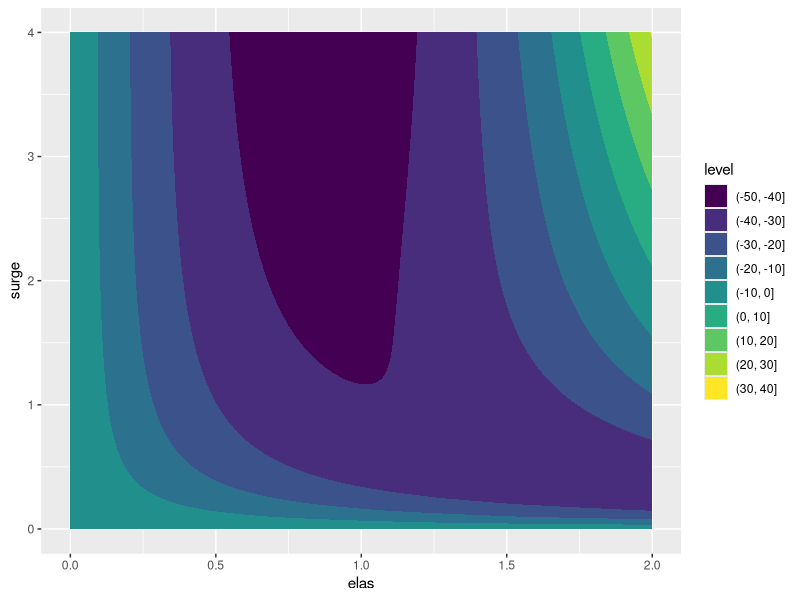

Reproduce this figure in R.

library(data.table)
library(ggplot2)
library(scales)
# library(extrafont)

#### Functions ####

#Pricing function
fun.price <- function(k, pmin, pmax, a, b)  pmin + (pmax-pmin)/(1 + exp(a-b*k))

#Elasticity function
fun.elasticdemand <- function(k,p1,p2,E) k + k*(exp(-E*(p2-p1)/(p2+p1))-1)
#fun.elasticdemand <- function(k,p1,p2,E) k*((p2-p1)/p1)^-E

#Demand distribution (Manually constructed for this example)
fun.demanddist <- function(scale, t,sd) scale*(dnorm(t,mean=8,sd) + dnorm(t,mean=17,sd) + dnorm(t,mean=12,sd=4) + dnorm(t,mean=14,sd=4))


#Flow-density function, linear-parabolic
fun.flowdensity_linpara <- function(k) {
  k0 = -(k_j^2 - 2*k_j*k_c - sqrt(k_j*(-2*k_c^3 + 5*k_j*k_c^2 - 4*k_c*k_j^2 + k_j^3))) / k_c
  
  sapply(k, function(k)
    if(k <= k0) 
      v_f*k
    else
      (k_c*v_f/2)*(1 - ((k - k_c)^2)/((k_j - k_c)^2))
  )
}

#Flow-density function, double parabolic
fun.flowdensity <- function(k) {
  sapply(k, function(k)
    if(k <= k_c) 
      k*v_f*(1 - (k/(2*k_c)))
    else
      (k_c*v_f/2)*(1 - ((k - k_c)^2)/((k_j - k_c)^2))
  )
}

#Flow-density function, linear by daganzo
fun.flowdensity_dag <- function(k) {
  sapply(k, function(k)
    if(k <= k_c/2)
      v_f*k
    else
      (v_f*k_c/2)*(1 + ( (k_c - 2*k)/(2*k_j - k_c) ) )
  )
}

#Flow-density function, linear by greenshields
fun.flowdensity_green <- function(k) {
  sapply(k, function(k)
    k*v_f*(1 - (k/(2*k_c))) 
  )
}

#### Parameters ####
L = 7
v_f = 100 #Free flow speed
k_j = 120 #Jam density
k_c = 30 #Critical density
E = 0.3
trips = 100000
inc = 5/60
t = seq(0,24,by=inc)
a = 7
b = 0.3
pfix = 8
pmin = 0*pfix/2
pmax = pfix*4
nlanes = 6 #lanes

#### Run with varying pmax and elasticity ####
#Set up combination matrix
datvar = as.data.table(expand.grid(tval = t,
                                   elas = seq(0,2, by=0.025),
                                   surge = seq(0, 4, by = 0.05)))
#Assign fixed price & scaled price
datvar[ , price1 := pfix]
datvar[ , pmax := pfix*surge]
#Calculate demand dist for each combo
datvar[ , k1 := fun.demanddist(85, tval, 1.5), by = .(elas,surge)]
#Calculate flow and number of trips for fixed price
datvar[ , mu1 := trips*k1/sum(k1)/inc/nlanes, by = .(elas,surge)]
datvar[ , q1 := fun.flowdensity(k1), by = .(elas,surge)]
datvar[ , n1 := trips*k1/sum(k1), by = .(elas,surge)]
datvar[ , v1 := q1/k1, by = .(elas,surge)]
#Calculate new price the previous demand
datvar[ , price2 := fun.price(k1, pmin, pmax, a, b)]
#Calculate new density, flow, and number of trips from price
datvar[ , k2 := fun.elasticdemand(k1,price1,price2,elas), by = .(elas,surge)]
datvar[ , k2 := sum(k1)*k2/sum(k2), by = .(elas,surge)]
datvar[ , mu2 := trips*k2/sum(k2)/inc/nlanes, by = .(elas,surge)]
datvar[ , q2 := fun.flowdensity(k2), by = .(elas,surge)]
datvar[ , n2 := trips*k2/sum(k2), by = .(elas,surge)]
datvar[ , v2 := q2/k2, by = .(elas,surge)]

#Delay
datvar[ , d1 := n1*L*((1/v1) - (1/v_f)), by = .(elas,surge)]
datvar[ , d2 := n2*L*((1/v2) - (1/v_f)), by = .(elas,surge)]
datvar[ , delaydiff := (n2*v1*(v_f - v2))/(n1*v2*(v_f - v1)) - 1, by = .(elas,surge)]

#Revenue
datvar[ , rev1 := n1*price1]
datvar[ , rev2 := n2*price2]
#Cumulative sum
datvar[ , sumrev1 := cumsum(rev1)]
datvar[ , sumrev2 := cumsum(rev2)]

#Time
datvar[ , time := as.POSIXct('2000-01-01 00:00:00 EST', tz='EST') + (3600*tval)]

#Check sum, make sure the same number of total trips happen
datvar[ , lapply(.SD, sum),.SDcols = c("k1","k2"), by = .(elas,surge)][, all.equal(k1,k2)]
datvar[ , lapply(.SD, sum),.SDcols = c("mu1","mu2"), by = .(elas,surge)][, all.equal(mu1,mu2)]
datvar[ , lapply(.SD, sum),.SDcols = c("n1","n2"), by = .(elas,surge)][, all.equal(n1,n2)]
datvar[ , lapply(.SD, sum),.SDcols = c("q1","q2"), by = .(elas,surge)][, all.equal(q1,q2)]

#Export the percent difference between aggregate total revenue and travel time
varmat <- datvar[ , list("revdiff" = (sum(rev2) - sum(rev1))/sum(rev1),
                         "delaydiff" = (sum(d2*n2) - sum(d1*n1))/sum(d1*n1) ), by = .(elas,surge)]


#Minimum pmax for revenue neutrality
pmax_rev <- varmat[round(elas,4) == E & revdiff >= 0, ][which.min(revdiff), surge]

#Use this Pmax?
pmax = pmax_rev


#### Run for the constant parameters ####
dat = data.table(t=t, k1 = fun.demanddist(85,t,1.5), price1 = pfix)
dat[ , mu1 := trips*k1/sum(k1)/inc/nlanes ]
dat[ , q1 := fun.flowdensity(k1) ]
dat[ , n1 := trips*k1/sum(k1) ]
dat[ , v1 := q1/k1]
dat[ , price2 := fun.price(k1, pmin, pmax, a, b)]

dat[ , k2 := fun.elasticdemand(k1,price1,price2,E)]
dat[ , k2 := sum(k1)*k2/sum(k2)]
dat[ , mu2 := trips*k2/sum(k2)/inc/nlanes ]
dat[ , q2 := fun.flowdensity(k2) ]
dat[ , n2 := trips*k2/sum(k2) ]
dat[ , v2 := q2/k2]

#Delay
dat[ , d1 := n1*L*((1/v1) - (1/v_f))]
dat[ , d2 := n2*L*((1/v2) - (1/v_f))]
dat[ , delaydiff := (n2*v1*(v_f - v2))/(n1*v2*(v_f - v1)) - 1 ]

#Check to make sure they're the same
# all.equal(dat[ , (d2 - d1)/d1 ],
#           dat[ , (n2*v1*(v_f - v2))/(n1*v2*(v_f - v1)) - 1 ])


#Revenue
dat[ , rev1 := n1*price1]
dat[ , rev2 := n2*price2]
#Revenue per hour
dat[ , rev1hr := rev1/inc]
dat[ , rev2hr := rev2/inc]
#Cumulative sum
dat[ , sumrev1 := cumsum(n1*price1)]
dat[ , sumrev2 := cumsum(n2*price2)]

#Time
dat[ , time := as.POSIXct('2000-01-01 00:00:00 EST', tz='EST') + (3600*t)]

#Check sum, make sure the same number of total trips happen
dat[ , lapply(.SD, sum),.SDcols = c("k1","k2")]
dat[ , lapply(.SD, sum),.SDcols = c("n1","n2")]
dat[ , lapply(.SD, sum),.SDcols = c("mu1","mu2")]
dat[ , lapply(.SD, sum),.SDcols = c("q1","q2")]

#Percent change in delay
deltadelay <- dat[ , (sum(d2*n2) - sum(d1*n1))/sum(d1*n1)]
#Percent change in revenue
deltarevenue <- dat[ , (sum(rev2) - sum(rev1))/sum(rev1)]

#### Plotting

#### Plots: Function Plots ####

#### Kernal Density 
#rand = data.table(rand = c(rlnorm(50, sd=0.5), rnorm(50, mean=3, sd=0.5)))
#rand = data.table(rand = rlnorm(5))
rand = data.table(rand = c(-2.1,-1.3,-0.4,1.9,5.1,6.2))
dens = density(rand$rand, kernel = 'gaussian', bw=sqrt(2.25))

plot.kernel <- ggplot(rand, aes(rand)) +
  geom_rug() +
  geom_histogram(aes(y=4*..density..), binwidth=dens$bw, alpha=0.2) +
  geom_density(aes(y=..count..), bw=dens$bw) +
  scale_y_continuous("Density", limits = c(0, 1)) +
  scale_x_continuous("Random value", limits = c(-7.5,12)) +
  theme_classic() 
#theme(text=element_text(family="Times New Roman"))
for(x in rand$rand) plot.kernel <- plot.kernel + stat_function(fun = dnorm, args = list(mean = x, sd = dens$bw), linetype=2)
# plot.kernel


#### Elasticity Plot
elabs <- c(bquote(epsilon ==~.(E/2)), bquote(epsilon ==~.(E)), bquote(epsilon ==~.(2*E)))

plot.elasticity <- ggplot(data.frame(x = c(0, 1)), aes(x)) + 
  stat_function(fun = function(x) exp(-0.5*E*x)-1, aes(linetype = "E/2", color = "E/2"), alpha = 0.5) +
  stat_function(fun = function(x) exp(-E*x)-1, aes(linetype = "E", color = "E")) +
  stat_function(fun = function(x) exp(-2.0*E*x)-1, aes(linetype = "2E", color = "2E"), alpha = 0.5) +
  geom_vline(xintercept = 0, linetype="dotted") +
  geom_hline(yintercept = 0, linetype="dotted") +
  #annotate("text", x=-0.4, y=-.25, label = paste("Constant elasticity =",E)) + #, family = "Times New Roman") +
  scale_x_continuous(expression(Delta~"Price"), labels = scales::percent, limits = c(-1,1)) +
  scale_y_continuous(expression(Delta~"Demand"), labels = scales::percent, limits = c(-0.5,0.5)) +
  scale_color_brewer("Elasticity", palette = "Set1", limits = c("E/2","E","2E"), labels = elabs) +
  scale_linetype_manual("Elasticity", values = c(2,1,5), limits = c("E/2","E","2E"), labels = elabs) +
  theme_classic()
# theme(text=element_text(family="Times New Roman"))
# plot.elasticity

#### Pricing function
plabs <- c(bquote(P[max] ==~"$"*.(pmax/2)), bquote(P[max] ==~"$"*.(pmax)), bquote(P[max] ==~"$"*.(2*pmax)))

plot.price <- ggplot(data.frame(x = c(0, 40)), aes(x)) + 
  stat_function(fun = fun.price, args = list(pmin, 0.5*pmax, a, b), aes(linetype = "pmax/2", color = "pmax/2"), alpha = 0.5) +
  stat_function(fun = fun.price, args = list(pmin, pmax, a, b), aes(linetype = "pmax", color = "pmax")) +
  stat_function(fun = fun.price, args = list(pmin, 2*pmax, a, b), aes(linetype = "2pmax", color = "2pmax"), alpha = 0.5) +
  scale_y_continuous("Price ($/veh)", labels = scales::dollar, limits = c(0,2*pmax)) +
  scale_x_continuous("Traffic density (veh/km/lane)") +
  scale_color_brewer(expression("Upper price limit,"~P[max]), palette = "Set1", limits = c("pmax/2","pmax","2pmax"), labels = plabs) +
  scale_linetype_manual(expression("Upper price limit,"~P[max]), values = c(2,1,5), limits = c("pmax/2","pmax","2pmax"), labels = plabs) +
  theme_classic()
# theme(text=element_text(family="Times New Roman"))
# plot.price


#### Flow-density function
flabs = c("Bi-parabolic","Bi-linear (Daganzo)","Parabolic (Greenshields)")

plot.flowdensity <- ggplot(data.frame(k = c(0, 40)), aes(k)) + 
  stat_function(fun = fun.flowdensity, aes(linetype = "para", color = "para")) +
  stat_function(fun = fun.flowdensity_dag, aes(linetype = "dag", color = "dag"), alpha = 0.5) +
  stat_function(fun = fun.flowdensity_green, aes(linetype = "green", color = "green"), alpha = 0.5) +
  scale_y_continuous("Traffic flow (veh/hr/lane)", labels = scales::comma, breaks = seq(0, 1500, by = 250), expand = c(0,0)) +
  scale_x_continuous("Traffic density (veh/km/lane)", limits = c(0, 150), breaks = seq(0, 150, by = 25), expand = c(0,0)) +
  scale_color_brewer("Traffic Flow Model", palette = "Set1", limits = c("para","dag","green"), labels = flabs) +
  scale_linetype_manual("Traffic Flow Model", values = c(1,2,5), limits = c("para","dag","green"), labels = flabs) +
  coord_cartesian(xlim = c(0,155), ylim = c(0,1550)) +
  theme_classic() +
  theme(legend.position = "none", 
        legend.background = element_blank())
  #text=element_text(family="Times New Roman"))
# plot.flowdensity


#### Speed-density function
plot.speeddensity <- ggplot(data.frame(k = c(0, 40)), aes(k)) + 
  stat_function(fun = function(k) fun.flowdensity(k)/k, aes(linetype = "para", color = "para")) +
  stat_function(fun = function(k) fun.flowdensity_dag(k)/k, aes(linetype = "dag", color = "dag"), alpha = 0.5) +
  stat_function(fun = function(k) fun.flowdensity_green(k)/k, aes(linetype = "green", color = "green"), alpha = 0.5) +
  scale_y_continuous("Traffic speed (km/hr)", labels = scales::comma, breaks = seq(0, 100, by = 25), expand = c(0,0)) +
  scale_x_continuous("Traffic density (veh/km/lane)", limits = c(0, 150), breaks = seq(0, 150, by = 25), expand = c(0,0)) +
  scale_color_brewer("Traffic Flow Model", palette = "Set1", limits = c("para","dag","green"), labels = flabs) +
  scale_linetype_manual("Traffic Flow Model", values = c(1,2,5), limits = c("para","dag","green"), labels = flabs) +
  coord_cartesian(xlim = c(0,155), ylim = c(0,120)) +
  theme_classic() +
  theme(legend.position = c(0.75,0.5), 
        legend.background = element_blank())
#text=element_text(family="Times New Roman"))
# plot.flowdensity


#### Discretized time Density Distributions
captime = data.table(t = seq(0, 24, by = 0.5),
                     time = as.POSIXct('2000-01-01 00:00:00 EST', tz='EST') + (3600*seq(0, 24, by = 0.5)),
                     k = fun.demanddist(55, seq(0, 24, by = 0.5), 1),
                     cap = 30)
captime[ , diff := cap - k ]
#captime[diff < 0, diff := abs(diff) + cap]
captime[diff < 0, diff := 0]
captime <- melt(captime, id.vars = c("t","time","cap"))
captime[ , variable := factor(variable, levels = c("diff","k"))]

plot.captime <- ggplot(captime) + 
  #geom_col(aes(x=time,y=k), color = alpha("white",0)) +
  #geom_col(aes(x=time,y=cap, color = "Density of pre-purchased time slots"), width = 0, fill = alpha("white",0)) +
  geom_col(aes(x=time, y = value, fill = variable), color = "gray90", width = 1800, position = "stack") +
  scale_fill_manual(NULL, values = c(alpha("white",0),"gray30"), labels = c("Remaining capacity","Pre-pay demand density")) +
  geom_hline(yintercept = captime$cap[1], linetype = "dashed") +
  annotate("text", x = as.POSIXct('2000-01-01 06:00:00 EST', tz='EST'), y = 30, label = "Target Capacity", vjust = -0.5) +
  scale_y_continuous("Trip density", expand = c(0,0), limits = c(0,40)) +
  scale_x_datetime("Time of day", labels = date_format("%l%p", tz='EST'), date_breaks = "3 hour", expand = c(0,0),
                   limits = c(as.POSIXct('2000-01-01 00:00:00 EST', tz='EST'),as.POSIXct('2000-01-01 24:00:00 EST', tz='EST'))) +
  theme_classic() +
  theme(legend.position = "bottom", 
        legend.background = element_blank())
#text=element_text(family="Times New Roman"))
# plot.captime


#### Demand Distribution
plot.demanddist <- ggplot(dat) + 
  geom_area(aes(x=time,y=n1/inc), fill = "gray80", color = "black") + 
  scale_y_continuous("Travel Demand (trips/hr)", labels = scales::comma) +
  scale_x_datetime("Time of day", labels = date_format("%l%p", tz='EST'), date_breaks = "3 hour",
                   limits = c(as.POSIXct('2000-01-01 00:00:00 EST', tz='EST'),as.POSIXct('2000-01-01 24:00:00 EST', tz='EST'))) +
  theme_classic() +
  theme(legend.position = c(0.2,0.7), 
        legend.background = element_blank())
#text=element_text(family="Times New Roman"))
# plot.demanddist



#### Plots: Heatmap matrix comparisons ####

#### Total revenue by Elasticity vs Pmax
revcuts = seq(-125, 125, by = 25)
revlabs <- paste0(paste(round(revcuts)[-length(revcuts)],
                        round(revcuts[-1]), sep = " to "),"%")

plot.revmat <- ggplot(varmat, aes(x = elas, y = surge)) +
  geom_raster(aes(fill = cut(100*revdiff, revcuts))) +
  geom_contour(breaks = revcuts, aes(z = 100*revdiff), color = "black") +
  scale_x_continuous(expression("Price Elasticity of Demand, "~epsilon), expand = c(0,0)) +
  scale_y_continuous(expression("Upper price limit,"~P[max]), expand = c(0,0),
                     labels = scales::percent_format()) +
  scale_fill_brewer(expression("Percent change in revenue\n(Dynamic vs Fixed)"),
                    palette = "RdBu", label = revlabs) +
  coord_cartesian(xlim = c(0, max(varmat$elas)), ylim = c(0,max(varmat$surge))) +
  theme_bw()
# plot.revmat


#### Travel time by Elasticity vs Pmax
delaycuts = seq(-50, 50, by = 10)
delaylabs = paste0(paste(round(delaycuts)[-length(delaycuts)], 
                        round(delaycuts[-1]), sep = " to "),"%")
# delaylabs <- gsub("-Inf to ", "\u2264", delaylabs)
# delaylabs[grepl(" to Inf", delaylabs)] <- paste0(">", gsub(" to Inf", "", delaylabs[grepl(" to Inf", delaylabs)]))

ggplot(varmat, aes(x = elas, y = surge)) +
  geom_contour_filled(aes(z = 100*delaydiff))

plot.delaymat <- ggplot(varmat, aes(x = elas, y = surge)) +
  geom_raster(aes(fill = cut(100*delaydiff, delaycuts))) +
  geom_contour(breaks = delaycuts, aes(z = 100*delaydiff), color = "black") +
  scale_x_continuous(expression("Price Elasticity of Demand, "~epsilon), expand = c(0,0)) +
  scale_y_continuous(expression("Upper price limit,"~P[max]), expand = c(0,0),
                     labels = scales::percent_format()) +
  scale_fill_brewer(expression("Percent change\nin total delay"),
                    palette = "RdBu", label = delaylabs, direction = -1) +
  coord_cartesian(xlim = c(0, max(varmat$elas)), ylim = c(0,max(varmat$surge))) +
  theme_bw()
# plot.delaymat


#### Plots: Time series distribution results plots ####

#### Demand Density Distributions (Same as flow, but with density)
plot.demanddensity <- ggplot(dat) + 
  geom_line(aes(x=time,y=k1, linetype="Fixed")) + 
  geom_line(aes(x=time,y=k2, linetype="Dynamic")) + 
  scale_y_continuous("Traffic density (veh/km/ln)") +
  scale_linetype("Tolling scheme") +
  scale_x_datetime("Time of day", labels = date_format("%l%p", tz='EST'), date_breaks = "3 hour",
                   limits = c(as.POSIXct('2000-01-01 00:00:00 EST', tz='EST'),as.POSIXct('2000-01-01 24:00:00 EST', tz='EST'))) +
  theme_classic() +
  theme(legend.position = c(0.2,0.7), 
        legend.background = element_blank())
        #text=element_text(family="Times New Roman"))
# plot.demanddensity

#### Demand flow distributions (Same as density, but with flow)
plot.demandflow <- ggplot(dat) + 
  geom_line(aes(x=time,y=q1, linetype="Fixed")) + 
  geom_line(aes(x=time,y=q2, linetype="Dynamic")) +
  # geom_line(aes(x=time,y=mu1, linetype="Fixed", color = "Fixed")) + 
  # geom_line(aes(x=time,y=mu2, linetype="Dynamic", color = "Dynamic")) + 
  scale_y_continuous("Traffic flow (veh/hr/lane)") +
  scale_linetype("Tolling scheme") +
  scale_x_datetime("Time of day", labels = date_format("%l%p", tz='EST'), date_breaks = "3 hour",
                   limits = c(as.POSIXct('2000-01-01 00:00:00 EST', tz='EST'),as.POSIXct('2000-01-01 24:00:00 EST', tz='EST'))) +
  theme_classic() +
  theme(legend.position = c(0.15,0.6),
        legend.background = element_blank())
        #text=element_text(family="Times New Roman"))
# plot.demandflow

#### Demand speed distributions
plot.demandspeed <- ggplot(dat) + 
  geom_line(aes(x=time,y=v1, linetype="Fixed")) + 
  geom_line(aes(x=time,y=v2, linetype="Dynamic")) + 
  scale_y_continuous("Speed (km/hr)", limits = c(0,100)) +
  scale_linetype("Tolling scheme") +
  scale_x_datetime("Time of day", labels = date_format("%l%p", tz='EST'), date_breaks = "3 hour",
                   limits = c(as.POSIXct('2000-01-01 00:00:00 EST', tz='EST'),as.POSIXct('2000-01-01 24:00:00 EST', tz='EST'))) +
  theme_classic() +
  theme(legend.position = c(0.15,0.6))
#text=element_text(family="Times New Roman"))
# plot.demandspeed

#### Demand delay
plot.demanddelay <- ggplot(dat) + 
  geom_line(aes(x=time,y=n1*d1, linetype="Fixed")) + 
  geom_line(aes(x=time,y=n2*d2, linetype="Dynamic")) +
  scale_y_continuous("Total delay time (hr)") +
  scale_linetype("Tolling scheme") +
  scale_x_datetime("Time of day", labels = date_format("%l%p", tz='EST'), date_breaks = "3 hour",
                   limits = c(as.POSIXct('2000-01-01 00:00:00 EST', tz='EST'),as.POSIXct('2000-01-01 24:00:00 EST', tz='EST'))) +
  theme_classic() +
  theme(legend.position = c(0.15,0.6))
#text=element_text(family="Times New Roman"))
# plot.demanddelay


#### Demand delay difference
plot.demanddelaydiff <- ggplot(dat) + 
  geom_line(aes(x=time,y=delaydiff)) +
  scale_y_continuous("Travel time difference", labels = scales::percent_format()) +
  scale_x_datetime("Time of day", labels = date_format("%l%p", tz='EST'), date_breaks = "3 hour",
                   limits = c(as.POSIXct('2000-01-01 00:00:00 EST', tz='EST'),as.POSIXct('2000-01-01 24:00:00 EST', tz='EST'))) +
  theme_classic() +
  theme(legend.position = c(0.15,0.6))
#text=element_text(family="Times New Roman"))
# plot.demanddelaydiff

#### Toll price distribution
plot.toll <- ggplot(dat) +  
  geom_line(aes(x=time,y=price1, linetype="Fixed")) + 
  geom_line(aes(x=time,y=price2, linetype="Dynamic")) + 
  scale_y_continuous("Price ($/veh)", labels = scales::dollar, limits = c(0,pmax)) +
  scale_linetype("Tolling scheme") +
  scale_x_datetime("Time of day", labels = date_format("%l%p", tz='EST'), date_breaks = "3 hour",
                   limits = c(as.POSIXct('2000-01-01 00:00:00 EST', tz='EST'),as.POSIXct('2000-01-01 23:00:00 EST', tz='EST'))) +
  theme_classic() +
  theme(legend.position = c(0.2,0.7),
        legend.background = element_blank())
        #text=element_text(family="Times New Roman"))
# plot.toll

#### Revenue distribution
plot.revenue <- ggplot(dat) + 
  geom_line(aes(x=time,y=rev1, linetype=paste0("Fixed toll,\nTotal revenue: ", scales::dollar(sum(dat$rev1))))) +
  geom_line(aes(x=time,y=rev2, linetype=paste0("Dynamic toll,\nTotal revenue: ", scales::dollar(sum(dat$rev2))))) +
  scale_y_continuous(expression("Revenue per hour ($/hr)"), labels = scales::dollar) +
  scale_x_datetime("Time of day", labels = date_format("%l%p", tz='EST'), date_breaks = "3 hour",
                   limits = c(as.POSIXct('2000-01-01 00:00:00 EST', tz='EST'),
                              as.POSIXct('2000-01-01 24:00:00 EST', tz='EST'))) +
  scale_linetype(NULL) +
  # annotate("text", x=as.POSIXct('2000-01-01 24:00:00 EST', tz='EST'), y=0.5*max(dat$rev2),
  #          label = paste0(paste0("Fixed toll: ", scales::dollar(sum(dat$rev1))),"\n",
  #                         paste0("Dynamic toll: ", scales::dollar(sum(dat$rev2)))), hjust = 0, size = 4) +
  theme_classic() +
  theme(legend.position = "bottom",
        legend.background = element_blank())
        #text=element_text(family="Times New Roman"))
# plot.revenue


#### Cumulative revenue
plot.revsum <- ggplot(dat) + 
  geom_line(aes(x=time,y=sumrev1, linetype="Fixed")) +
  geom_line(aes(x=time,y=sumrev2, linetype="Dynamic")) +
  scale_y_continuous("Total revenue ($)", labels = scales::dollar) +
  scale_linetype(NULL) +
  scale_x_datetime("Time of day", labels = date_format("%l%p", tz='EST'), date_breaks = "3 hour",
                   limits = c(as.POSIXct('2000-01-01 00:00:00 EST', tz='EST'),as.POSIXct('2000-01-01 24:00:00 EST', tz='EST'))) +
  theme_classic() +
  theme(legend.position = c(0.2,0.7),
        legend.background = element_blank())
#text=element_text(family="Times New Roman"))
# plot.revsum



#### Saving ####
# ggsave("../figures/toyprice.pdf", plot.price, device = cairo_pdf, width=4.25, height=2, units = "in")
# ggsave("../figures/toyelasticity.pdf", plot.elasticity, device = cairo_pdf, width=4.25, height=2, units = "in")
# ggsave("../figures/toydemand.pdf", plot.demanddensity, device = cairo_pdf, width=4.25, height=2, units = "in")
# ggsave("../figures/toytoll.pdf", plot.toll, device = cairo_pdf, width=4.25, height=2, units = "in")
# ggsave("../figures/toyrevenue.pdf", plot.revenue, device = cairo_pdf, width=4.25, height=2, units = "in")
# ggsave("../figures/KDE.pdf", plot.kernel, device = cairo_pdf, width=4.25, height=2, units = "in")








